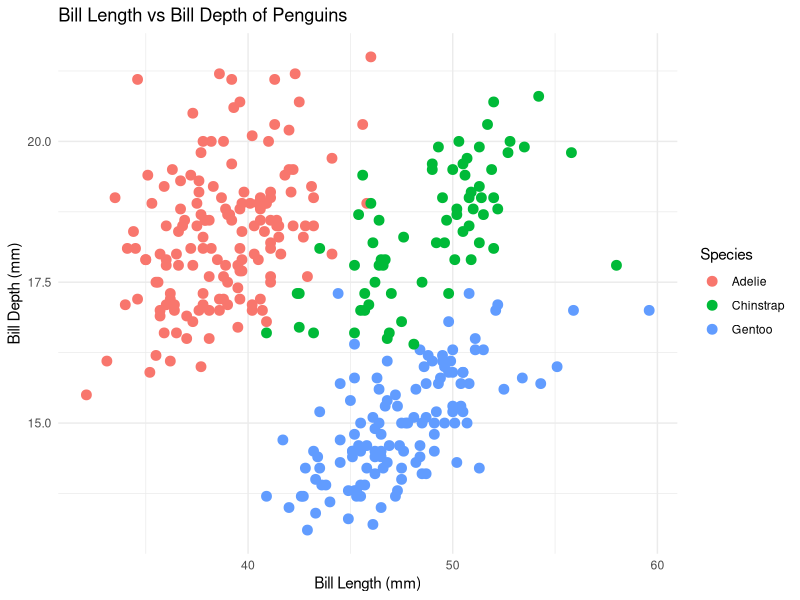
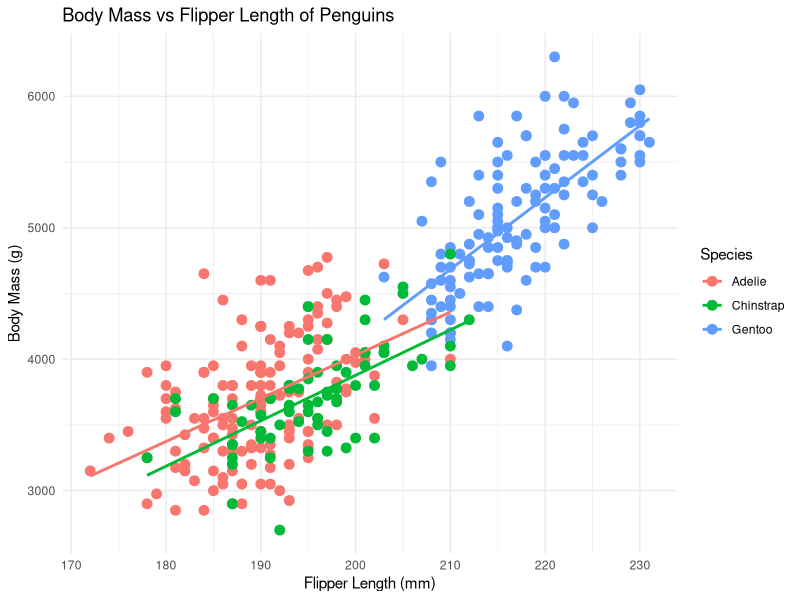

These figures' R source, in order:
## ---- chunk 1
knitr::opts_chunk$set(echo = TRUE)
## ---- chunk 2
library(tidyverse)
library(palmerpenguins)
library(purrr)
## ---- chunk 3
ggplot(
  data = penguins,
  mapping = aes(
    x = bill_length_mm,
    y = bill_depth_mm,
    colour = species
  )
) +
  geom_point(
    size = 3,
    na.rm = TRUE
  ) +
  theme_minimal() +
  labs(
    title = "Bill Length vs Bill Depth of Penguins",
    x = "Bill Length (mm)",
    y = "Bill Depth (mm)",
    colour = "Species"
  )
## ---- chunk 4
ggplot(
  data = penguins,
  mapping = aes(
    x = flipper_length_mm,
    y = body_mass_g,
    colour = species
  )
) +
  geom_point(
    size = 3,
    na.rm = TRUE
  ) +
  geom_smooth(
    method = "lm",
    se = FALSE,
    na.rm = TRUE
  ) +
  theme_minimal() +
  labs(
    title = "Body Mass vs Flipper Length of Penguins",
    x = "Flipper Length (mm)",
    y = "Body Mass (g)",
    colour = "Species"
  )

## ---- chunk 5
sst <- 30.2

if (sst > 29.5) {
  print("Warning: Marine heatwave threshold exceeded!")
} else {
  print("SST remains within baseline parameters.")
}
## ---- chunk 6
coral_monitoring <- tibble(
  site = c("Site_A", "Site_B", "Site_C"),
  depth_m = c(12, 35, 8)
)
## ---- chunk 7
coral_monitoring <- coral_monitoring %>%
  mutate(
    zone = if_else(
      depth_m > 30,
      "Deep Reef",
      "Shallow Reef"
    )
  )

## ---- chunk 8
coral_monitoring <- coral_monitoring %>%
  mutate(
    reef_category = case_when(
      depth_m < 10 ~ "Lagoon / Flats",
      depth_m <= 30 ~ "Crest / Slope",
      depth_m > 30 ~ "Mesophotic / Deep",
      TRUE ~ "Unclassified"
    )
  )

coral_monitoring
## ---- chunk 9
marine_stations <- tibble(
  salinity = c(35, 28, 32, 12)
)

marine_stations <- marine_stations %>%
  mutate(
    environment_type = case_when(
      salinity < 15 ~ "Estuarine",
      salinity >= 15 & salinity <= 30 ~ "Brackish",
      salinity > 30 ~ "Marine",
      TRUE ~ "Unclassified"
    )
  )

marine_stations


## ---- chunk 10
for (year in 2020:2024) {
  print(
    paste(
      "Processing climate data for year:",
      year
    )
  )
}
## ---- chunk 11
transect_lengths <- c(50, 100, 25, 75)

for (i in seq_along(transect_lengths)) {
  print(
    paste(
      "Transect number",
      i,
      "measures",
      transect_lengths[i],
      "metres."
    )
  )
}

## ---- chunk 12
site_areas <- c(144, 400, 625)

square_root_results <- numeric(length(site_areas))

for (i in seq_along(site_areas)) {
  square_root_results[i] <- sqrt(site_areas[i])
}

square_root_results
## ---- chunk 13
mapped_results <- map_dbl(
  site_areas,
  sqrt
)

mapped_results
## ---- chunk 14
iris_summaries <- iris %>%
  split(.$Species) %>%
  map(summary)

iris_summaries
## ---- chunk 15
fish_counts <- list(
  c(10, 12, 15, 11),
  c(8, 9, 7, 10, 12),
  c(5, 6, 4)
)
## ---- chunk 16
mean_counts_for <- numeric(length(fish_counts))

for (i in seq_along(fish_counts)) {
  mean_counts_for[i] <- mean(fish_counts[[i]])
}

mean_counts_for

## ---- chunk 17
mean_counts_purrr <- map_dbl(
  fish_counts,
  mean
)

mean_counts_purrr
## ---- chunk 18
calculate_coral_mortality <- function(
    initial_count,
    surviving_count
) {
  
  # Check that the initial count is greater than zero
  if (initial_count <= 0) {
    stop("Initial count must be greater than zero.")
  }
  
  # Check that surviving count is not negative
  if (surviving_count < 0) {
    stop("Surviving count cannot be negative.")
  }
  
  # Check that surviving count does not exceed initial count
  if (surviving_count > initial_count) {
    stop("Surviving count cannot exceed initial count.")
  }
  
  mortality_rate <- (
    initial_count - surviving_count
  ) / initial_count
  
  return(mortality_rate)
}
## ---- chunk 19
coral_mortality_result <- calculate_coral_mortality(
  initial_count = 120,
  surviving_count = 84
)

coral_mortality_result
## ---- chunk 20
convert_temp_c_to_f <- function(celsius) {
  
  # Check that the input is a single numeric value
  if (
    !is.numeric(celsius) ||
    length(celsius) != 1 ||
    is.na(celsius)
  ) {
    stop("Celsius must be a single non-missing numeric value.")
  }
  
  # Stop if the temperature is below absolute zero
  if (celsius < -273.15) {
    stop(
      "Temperature cannot be below absolute zero (-273.15°C)."
    )
  }
  
  fahrenheit <- (celsius * 9 / 5) + 32
  
  return(fahrenheit)
}


## ---- chunk 21
valid_temperature <- convert_temp_c_to_f(
  celsius = 25
)

valid_temperature

## ---- chunk 22
invalid_temperature_test <- tryCatch(
  {
    convert_temp_c_to_f(
      celsius = -300
    )
  },
  error = function(error_message) {
    print(error_message$message)
  }
)

## ---- chunk 23
counts <- c(15, 24, 8, 42)

scaling_factors <- c(1.2, 0.8, 2.5, 1.1)

## ---- chunk 24
scaled_abundance <- map2_dbl(
  counts,
  scaling_factors,
  ~ .x * .y
)

scaled_abundance
## ---- chunk 25
clean_and_classify_survey <- function(
    data,
    column_name,
    threshold
) {
  
  # Check that data is a data frame or tibble
  if (!is.data.frame(data)) {
    stop(
      "The 'data' argument must be a data frame or tibble."
    )
  }
  
  # Check that the column name is a single character string
  if (
    !is.character(column_name) ||
    length(column_name) != 1 ||
    is.na(column_name)
  ) {
    stop(
      "The column name must be provided as a single character string."
    )
  }
  
  # Check that the specified column exists
  if (!column_name %in% names(data)) {
    stop(
      paste0(
        "Column '",
        column_name,
        "' was not found in the supplied data frame."
      )
    )
  }
  
  # Check that the selected column is numeric
  if (!is.numeric(data[[column_name]])) {
    stop(
      paste0(
        "Column '",
        column_name,
        "' must contain numeric values."
      )
    )
  }
  
  # Check that the threshold is a valid numeric value
  if (
    !is.numeric(threshold) ||
    length(threshold) != 1 ||
    is.na(threshold)
  ) {
    stop(
      "The threshold must be a single non-missing numeric value."
    )
  }
  
  # Remove missing values and classify each observation
  cleaned_data <- data %>%
    filter(
      !is.na(.data[[column_name]])
    ) %>%
    mutate(
      classification = if_else(
        .data[[column_name]] >= threshold,
        "Above threshold",
        "Below threshold"
      )
    )
  
  return(cleaned_data)
}


## ---- chunk 26
survey_data <- tibble(
  site = c(
    "Site_A",
    "Site_B",
    "Site_C",
    "Site_D",
    "Site_E"
  ),
  coral_cover = c(
    42,
    NA,
    18,
    65,
    30
  )
)

survey_data
